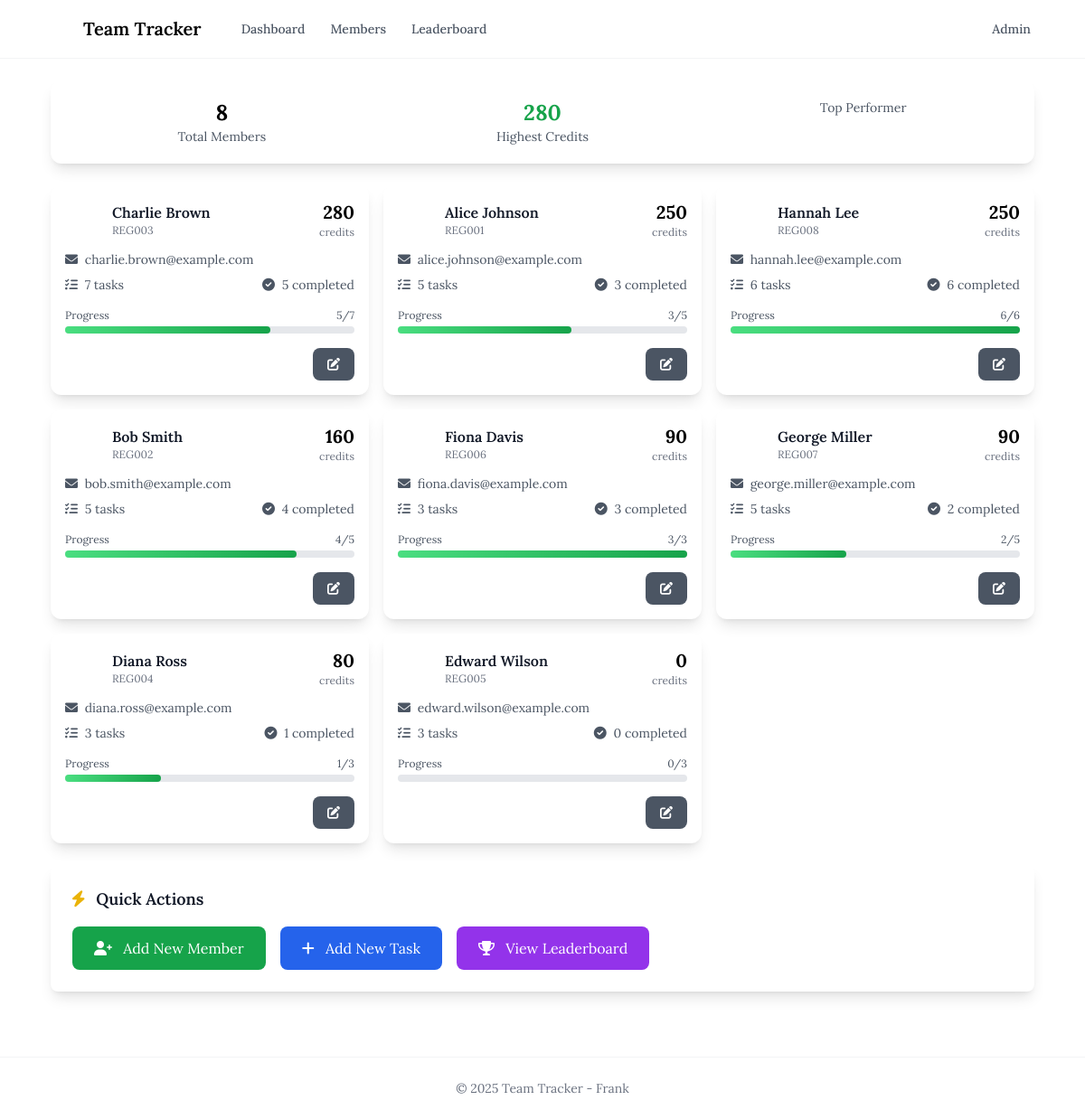
/members/, run on an earlier commit of the app's database.
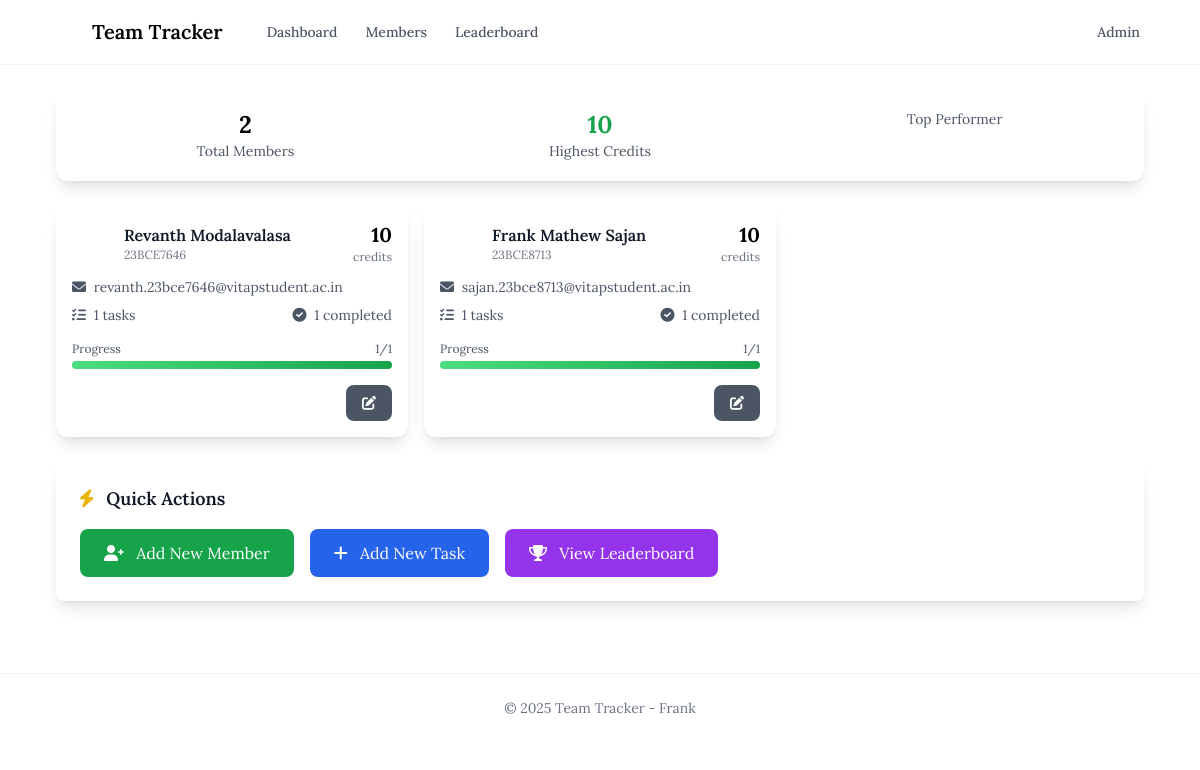
And on a later commit of the database.
### members/models.py (models this page shows, shortened)
class Member(models.Model):
    name = models.CharField(max_length=100)
    reg_number = models.CharField(max_length=50, unique=True)
    email = models.EmailField(unique=True)
    created_at = models.DateTimeField(auto_now_add=True)
    updated_at = models.DateTimeField(auto_now=True)
    class Meta:
        ordering = ['name']

### members/views.py (the view)
# urls.py: path("members/", views.member_list, name="member_list"),
def member_list(request):
    members = Member.objects.annotate(
        total_credits=Sum('tasks__credits', filter=Q(tasks__is_completed=True)),
        total_tasks=Count('tasks'),
        completed_tasks=Count('tasks', filter=Q(tasks__is_completed=True))
    ).order_by('-total_credits')
    context = {
        'members': members,
        'total_members': members.count(),
        'top_performer': members.first() if members else None,
    }
    return render(request, "members/member_list.html", context)

### templates/members/member_list.html (shortened to what the changed rows need)
{% extends 'base.html' %}
{% block content %}
<div class="space-y-6">
    <div class="bg-white shadow-lg rounded-xl p-5">
        <div class="grid grid-cols-1 md:grid-cols-3 gap-4 text-center">
            <div>
                <div class="text-2xl font-lora font-bold text-falcon-blue">{{ total_members }}</div>
                <div class="text-gray-600 text-sm font-lora">Total Members</div>
            </div>
            <div>
                <div class="text-2xl font-lora font-bold text-green-600">
                    {% if top_performer %}{{ top_performer.total_credits|default:0 }}{% else %}0{% endif %}
                </div>
                <div class="text-gray-600 text-sm font-lora">Highest Credits</div>
            </div>
        </div>
    </div>
    {% if members %}
        <div class="grid grid-cols-1 md:grid-cols-2 lg:grid-cols-3 gap-4">
            {% for member in members %}
                <div class="bg-white shadow-lg rounded-xl overflow-hidden hover:shadow-xl transition-shadow duration-300 card-animate">
                    <div class="p-4">
                        <div class="flex items-center justify-between mb-3">
                            <div class="flex items-center">
                                <div class="w-10 h-10 bg-falcon-blue rounded-full flex items-center justify-center">
                                    <i class="fas fa-user text-white text-lg"></i>
                                </div>
                                <div class="ml-3">
                                    <h3 class="text-base font-lora font-semibold text-gray-900">{{ member.name }}</h3>
                                    <p class="text-xs text-gray-500 font-lora">{{ member.reg_number }}</p>
                                </div>
                            </div>
                            <div class="text-right">
                                <div class="text-xl font-lora font-bold text-falcon-blue">{{ member.total_credits|default:0 }}</div>
                                <div class="text-xs text-gray-500 font-lora">credits</div>
                            </div>
                        </div>
                        <div class="mb-4">
                            <p class="text-sm text-gray-600 mb-2">
                                <i class="fas fa-envelope mr-1"></i>
                                {{ member.email }}
                            </p>
                            <div class="flex justify-between text-sm text-gray-600">
                                <span>
                                    <i class="fas fa-tasks mr-1"></i>
                                    {{ member.total_tasks|default:0 }} tasks
                                </span>
                                <span>
                                    <i class="fas fa-check-circle mr-1"></i>
                                    {{ member.completed_tasks|default:0 }} completed
                                </span>
                            </div>
                        </div>
                        {% if member.total_tasks > 0 %}
                            <div class="mb-4">
                                <div class="flex justify-between text-xs text-gray-600 mb-1">
                                    <span>Progress</span>
                                    <span>{{ member.completed_tasks|default:0 }}/{{ member.total_tasks|default:0 }}</span>
                                </div>
                                <div class="w-full bg-gray-200 rounded-full h-2">
                                    <div class="bg-gradient-to-r from-green-400 to-green-600 h-2 rounded-full"
                                         style="width: {% widthratio member.completed_tasks member.total_tasks 100 %}%"></div>
                                </div>
                            </div>
                        {% endif %}
                        <div class="flex space-x-2">
                            <a href="{% url 'members:member_detail' member.reg_number %}"
                               class="flex-1 bg-falcon-blue text-white px-4 py-2 rounded-lg hover:bg-falcon-dark transition-colors duration-200 text-center text-sm">
                                <i class="fas fa-eye mr-1"></i>
                            </a>
                            <a href="/admin/members/member/{{ member.id }}/change/"
                               class="bg-gray-600 text-white px-4 py-2 rounded-lg hover:bg-gray-700 transition-colors duration-200 text-center text-sm">
                                <i class="fas fa-edit"></i>
                            </a>
                        </div>
                    </div>
                </div>
            {% endfor %}
        </div>
    {% endif %}
</div>
{% endblock %}

What changed in the data, as far as the page shows it:
removed Member: total_credits "280", name "Charlie Brown", reg_number "REG003", email "charlie.brown@example.com", total_tasks "7", completed_tasks "5"
removed Member: name "Alice Johnson", reg_number "REG001", total_credits "250", email "alice.johnson@example.com", total_tasks "5", completed_tasks "3"
removed Member: name "Hannah Lee", reg_number "REG008", total_credits "250", email "hannah.lee@example.com", total_tasks "6", completed_tasks "6"
removed Member: name "Bob Smith", reg_number "REG002", total_credits "160", email "bob.smith@example.com", total_tasks "5", completed_tasks "4"
removed Member: name "Fiona Davis", reg_number "REG006", total_credits "90", email "fiona.davis@example.com", total_tasks "3", completed_tasks "3"
removed Member: name "George Miller", reg_number "REG007", total_credits "90", email "george.miller@example.com", total_tasks "5", completed_tasks "2"
removed Member: name "Diana Ross", reg_number "REG004", total_credits "80", email "diana.ross@example.com", total_tasks "3", completed_tasks "1"
removed Member: name "Edward Wilson", reg_number "REG005", total_credits "0", email "edward.wilson@example.com", total_tasks "3", completed_tasks "0"
added Member: total_credits "10", name "Revanth Modalavalasa", reg_number "23BCE7646", email "revanth.23bce7646@vitapstudent.ac.in", total_tasks "1", completed_tasks "1"
added Member: name "Frank Mathew Sajan", reg_number "23BCE8713", total_credits "10", email "sajan.23bce8713@vitapstudent.ac.in", total_tasks "1", completed_tasks "1"
Also different on the page:
{{ total_members }}: "8" → "2"
